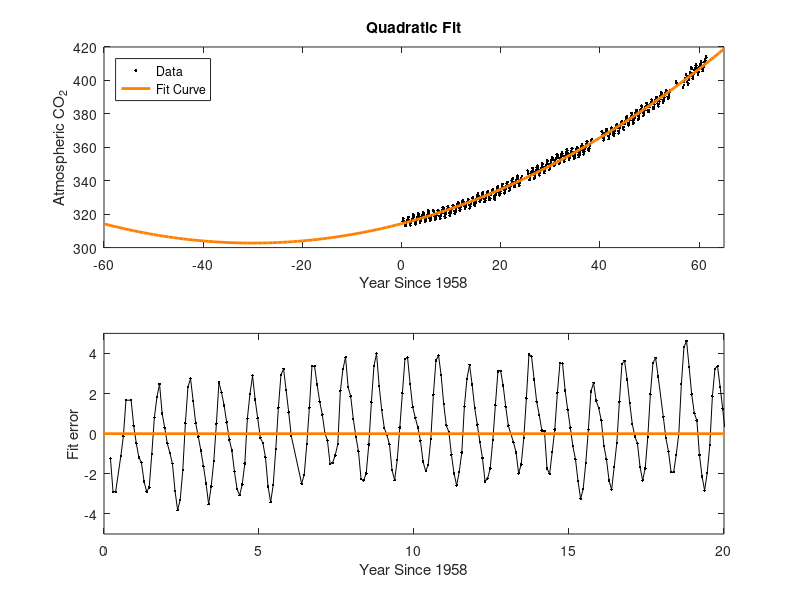
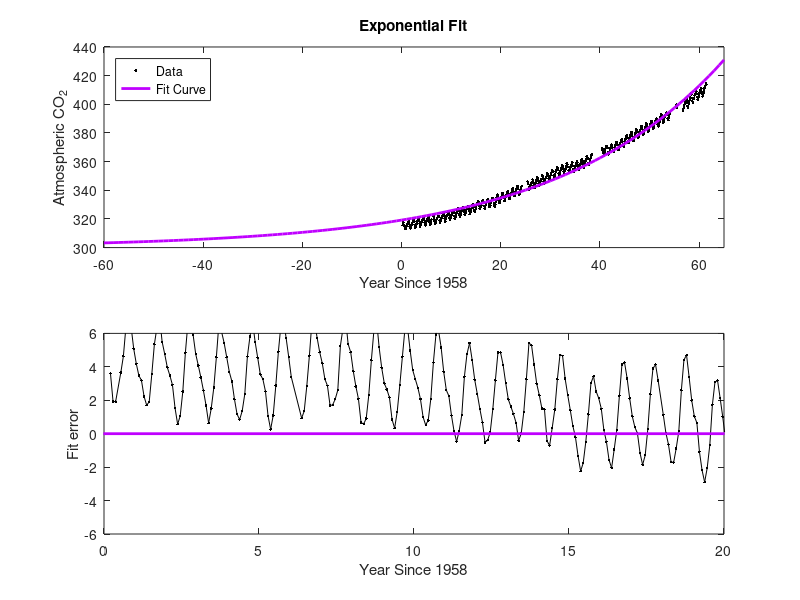
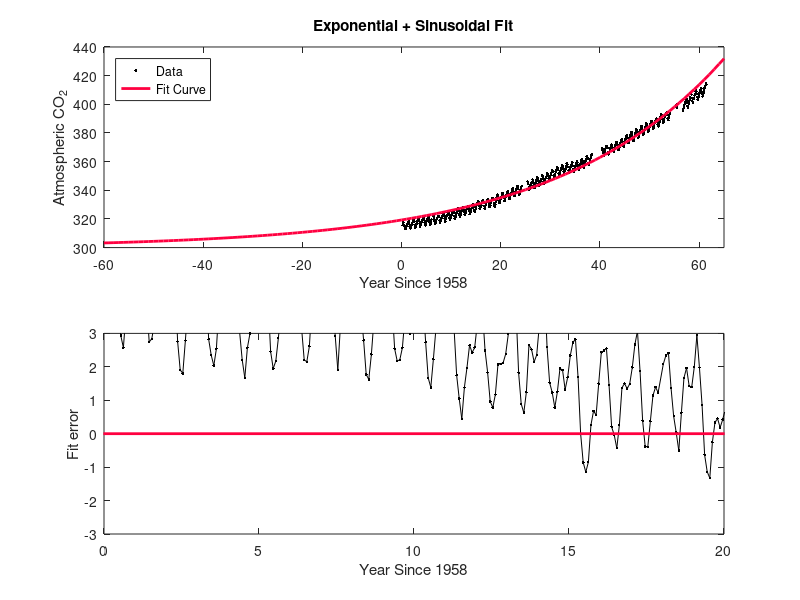

Write the MATLAB code that produced these figures, in order.
clc; clear;
load('CO2_data.mat');

%% Problem 2: Writeup

P = polyfit(t,y,2);
yfit = @(x) P(1).*x.^2 + P(2).*x + P(3);
xs = -60:65;

subplot(2,1,1), plot(t, y, 'k.'), hold on
subplot(2,1,1), plot(xs, yfit(xs), 'Color', [1 0.5 0], 'Linewidth', 2);
xlim([-60 65]);

xlabel('Year Since 1958');
ylabel('Atmospheric CO_{2}');
title('Quadratic Fit');
legend('Data','Fit Curve','Location','NorthWest');

subplot(2,1,2), plot(t, yfit(t) - y, 'k.-'), hold on
subplot(2,1,2), plot(xs, xs .* 0, 'Color' , [1 0.5 0], 'Linewidth', 2);
xlim([0 20]);
ylim([-5 5]);

xlabel('Year Since 1958');
ylabel('Fit error');

print(gcf,'-dpng','co2_fit_quad.png');

%% Problem 7: Writeup

yfit_exp_family = @(t,A,B,C) exp(A .* (t - B)) + C;
yfit_exp_family_vec = @(t,v) yfit_exp_family(t,v(1),v(2),v(3));

error_exp = @(A,B,C) norm(yfit_exp_family(t,A,B,C) - y, 1)./n;
error_exp_onearg = @(v) error_exp(v(1),v(2),v(3));

best_params_exp = fminsearch(error_exp_onearg, [0.03 -100 300]).';

clf
subplot(2,1,1), plot(t, y, 'k.'), hold on
subplot(2,1,1), plot(xs, yfit_exp_family_vec(xs, best_params_exp), 'Color', [0.75 0 1], 'Linewidth', 2);
xlim([-60 65]);

xlabel('Year Since 1958');
ylabel('Atmospheric CO_{2}');
title('Exponential Fit');
legend('Data','Fit Curve','Location','NorthWest');

subplot(2,1,2), plot(t, yfit_exp_family_vec(t, best_params_exp) - y, 'k.-'), hold on
subplot(2,1,2), plot(xs, xs .* 0, 'Color', [0.75 0 1], 'Linewidth', 2);
xlim([0 20]);
ylim([-6 6]);

xlabel('Year Since 1958');
ylabel('Fit error');

print(gcf,'-dpng','co2_fit_exp.png');

%% Problem 11: Writeup

yfit_expsin_family = @(t,A,B,C,D,E,F) exp(A .* (t - B)) + C + D .* sin(E .* (t - F));
yfit_expsin_family_vec = @(t,v) yfit_expsin_family(t,v(1),v(2),v(3),v(4),v(5),v(6));

error_expsin = @(A,B,C,D,E,F) norm(yfit_expsin_family(t,A,B,C,D,E,F) - y, 1)./n;
error_expsin_onearg = @(v) error_expsin(v(1),v(2),v(3),v(4),v(5),v(6));

options = optimset('MaxFunEvals',5000);
best_params_expsin = fminsearch(error_expsin_onearg, [0.03 -100 300 3 2*pi 0], options).';

clf
subplot(2,1,1), plot(t, y, 'k.'), hold on
subplot(2,1,1), plot(xs, yfit_expsin_family_vec(xs, best_params_expsin), 'Color', [1 0 0.25], 'Linewidth', 2);
xlim([-60 65]);

xlabel('Year Since 1958');
ylabel('Atmospheric CO_{2}');
title('Exponential + Sinusoidal Fit');
legend('Data','Fit Curve','Location','NorthWest');

subplot(2,1,2), plot(t, yfit_expsin_family_vec(t, best_params_expsin) - y, 'k.-'), hold on
subplot(2,1,2), plot(xs, xs .* 0, 'Color', [1 0 0.25], 'Linewidth', 2);
xlim([0 20]);
ylim([-3 3]);

xlabel('Year Since 1958');
ylabel('Fit error');

print(gcf,'-dpng','co2_fit_expsinu.png');